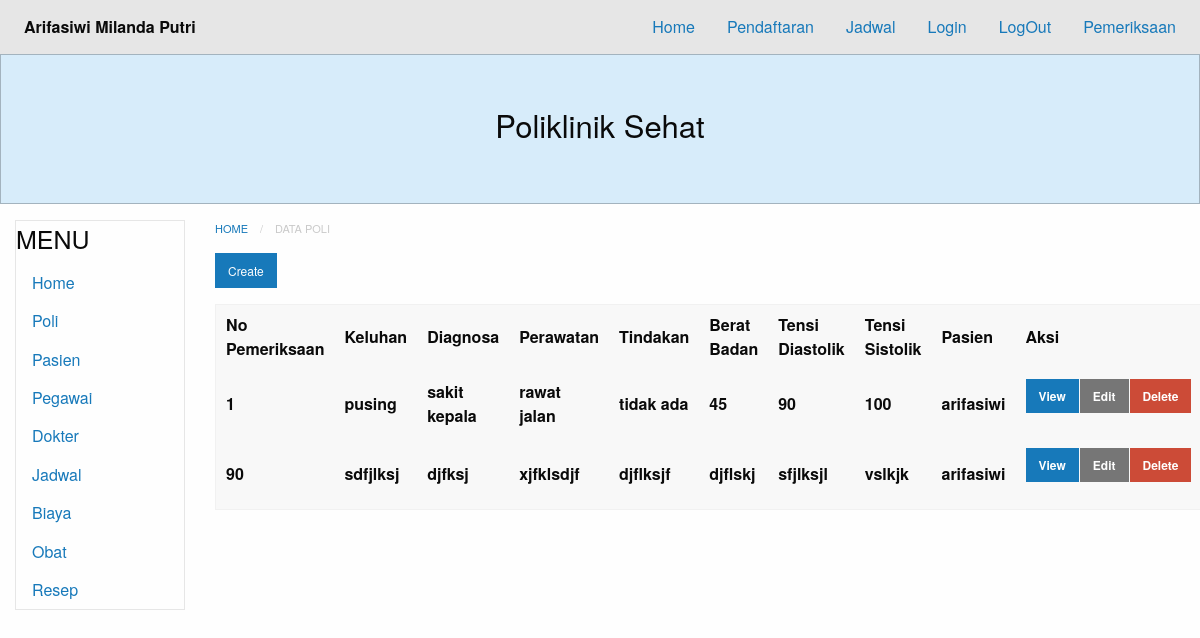
Page /?module=pemeriksaan on the committed database.
### tables this page shows
CREATE TABLE `pemeriksaan` (
  `id` int(11) NOT NULL,
  `nomor` int(11) NOT NULL,
  `keluhan` varchar(255) NOT NULL,
  `diagnosa` varchar(255) NOT NULL,
  `perawatan` varchar(255) NOT NULL,
  `tindakan` varchar(255) NOT NULL,
  `berat_badan` varchar(255) NOT NULL,
  `tensi_diastolik` varchar(255) NOT NULL,
  `tensi_sistolik` varchar(255) NOT NULL,
  `pendaftaran_id` int(11) NOT NULL
);

CREATE TABLE `pendaftaran` (
  `id` int(11) NOT NULL,
  `nomor` int(11) NOT NULL,
  `tgl` date NOT NULL,
  `antrian` varchar(255) NOT NULL,
  `pasien_nama` varchar(255) NOT NULL,
  `pegawai_nama` varchar(255) NOT NULL,
  `biaya_tarif` varchar(255) NOT NULL,
  `poli_id` varchar(255) NOT NULL,
  `dokter_id` varchar(255) NOT NULL,
  `jadwal_id` varchar(255) NOT NULL
);

### database.php (called while the page is built, shortened)
<?php
class Database {
	private $db_host = "localhost";
	private $db_user = "root";
	private $db_pass = "";
	private $db_name = "07_arifasiwimp_poliklinik";
	var $con = false;
    var $myconn = "";
	var $result = array();
    function __construct() {
        if(!$this->con){
            $this->myconn = new mysqli($this->db_host, $this->db_user, $this->db_pass, $this->db_name);
            if($this->myconn->connect_errno > 0){
                array_push($this->result, $this->myconn->connect_error);
                return false;
            }else{
                $this->myconn->set_charset('utf8');
                $this->con = true;
                return true;
            }
        } else {
            return true;
        }
    }
	public function select($table, $rows = '*', $join = null,$join2 = null,$join3 = null,$join4 = null, $join5 = null, $join6 = null, $where = null, $order = null, $limit = null){
		$q = 'SELECT '.$rows.' FROM '.$table;
		if($join != null){
			$q .= ' JOIN '.$join;
        }
        if($this->tableExists($table)){
        	$query = $this->myconn->query($q);
			if($query){
				$this->numResults = $query->num_rows;
				for($i = 0; $i < $this->numResults; $i++){
					$r = $query->fetch_array();
                	$key = array_keys($r);
                	for($x = 0; $x < count($key); $x++){
                    	if(!is_int($key[$x])){
                    		if($query->num_rows >= 1){
                    			$this->result[$i][$key[$x]] = $r[$key[$x]];
							}else{
								$this->result[$i][$key[$x]] = null;
							}
						}
					}
				}
				return true;
			}else{
				array_push($this->result, $this->myconn->error);
				return false;
			}
      	}else{
      		return false;
    	}
    }
	private function TableExists($table) {
    	$res = $this->myconn->query('SHOW TABLES LIKE "'.$table.'"');
    	if(isset($res->num_rows)) {
        	return $res->num_rows > 0 ? true : false;
    	} else {
    		array_push($this->result, $table." does not exist in this database");
    		return false;
    	}
	}
    public function getResult(){
        $val = $this->result;
        $this->result = array();
        return $val;
    }
}

### modules/pemeriksaan/pemeriksaan-index.php (the view)
<nav aria-label="You are here:" role="navigation">
<ul class="breadcrumbs">
  <li><a href="?module=home">Home</a></li>
  <li class="disabled">Data Poli</li>
</ul>
</nav>
<a href="?module=pemeriksaan-create" class="small button">Create</a>
<table>
    <thead>
        <tr>
            <th>No Pemeriksaan</th>
            <th>Keluhan</th>
            <th>Diagnosa</th>
            <th>Perawatan</th>
            <th>Tindakan</th>
            <th>Berat Badan</th>
            <th>Tensi Diastolik</th>
            <th>Tensi Sistolik</th>
            <th>Pasien</th>
            <th>Aksi</th>
        </tr>
        <?php
  require_once("database.php");
  $db=new Database();
  $db->select(
      'pemeriksaan',
      'pemeriksaan.id,
      pemeriksaan.nomor,
      pemeriksaan.keluhan,
      pemeriksaan.diagnosa,
      pemeriksaan.perawatan,
      pemeriksaan.tindakan,
      pemeriksaan.berat_badan,
      pemeriksaan.tensi_diastolik,
      pemeriksaan.tensi_sistolik,
      pendaftaran.nomor as pendaftaran,
      pendaftaran.pasien_nama as pasien',
      'pendaftaran ON pendaftaran.id=pemeriksaan.pendaftaran_id'
);
  $res=$db->getResult();
  if(count($res) == 0){
      echo "<b>Tidak ada data yang tersedia</b>";
  }else{
      foreach ($res as &$r){?>
      <tr>
            <td><?php echo $r['nomor'] ?></td>
            <td><?php echo $r['keluhan'] ?></td>
            <td><?php echo $r['diagnosa'] ?></td>
            <td><?php echo $r['perawatan'] ?></td>
            <td><?php echo $r['tindakan'] ?></td>
            <td><?php echo $r['berat_badan'] ?></td>
            <td><?php echo $r['tensi_diastolik'] ?></td>
            <td><?php echo $r['tensi_sistolik'] ?></td>
            <td><?php echo $r['pasien'] ?></td>
            <td>
                <div class="small button-group">
                    <a href="?module=pemeriksaan-show&id=<?php echo $r['id']; ?>" class=" button">View</a>
                    <a href="?module=pemeriksaan-edit&id=<?php echo $r['id']; ?>" class="secondary button">Edit</a>
                    <a href="?module=pemeriksaan-delete&id=<?php echo $r['id']; ?>"onClick='return confirm("Apakah yakin menghapus?")' class="alert button">Delete</a>
                </div>
            </td>
        </tr>
<?php
              }
          }
          ?>
</table>

### rows in the picture
pemeriksaan: nomor "1", keluhan "pusing", diagnosa "sakit kepala", perawatan "rawat jalan", tindakan "tidak ada", berat_badan "45", tensi_diastolik "90", tensi_sistolik "100", pendaftaran.pasien_nama "arifasiwi"
pemeriksaan: nomor "90", keluhan "sdfjlksj", diagnosa "djfksj", perawatan "xjfklsdjf", tindakan "djflksjf", berat_badan "djflskj", tensi_diastolik "sfjlksjl", tensi_sistolik "vslkjk", pendaftaran.pasien_nama "arifasiwi"
